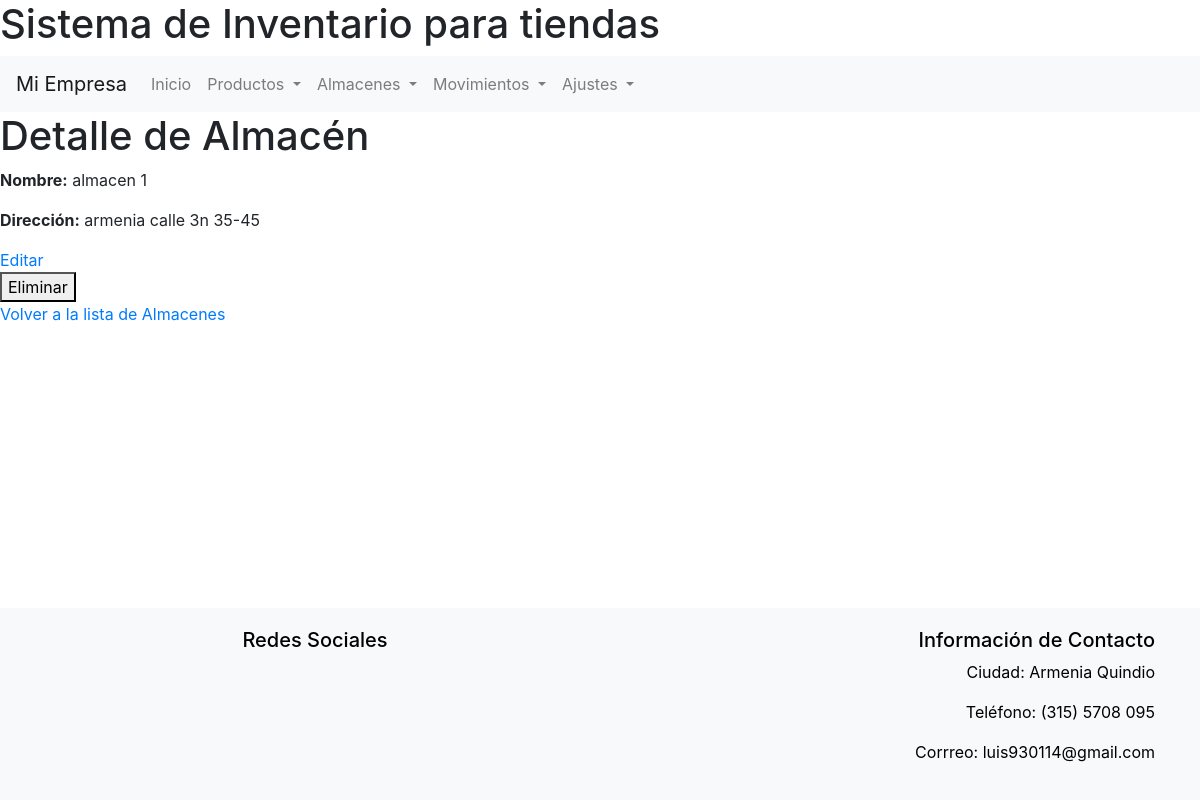
The app's page /almacen/1/ (signed in), older data.
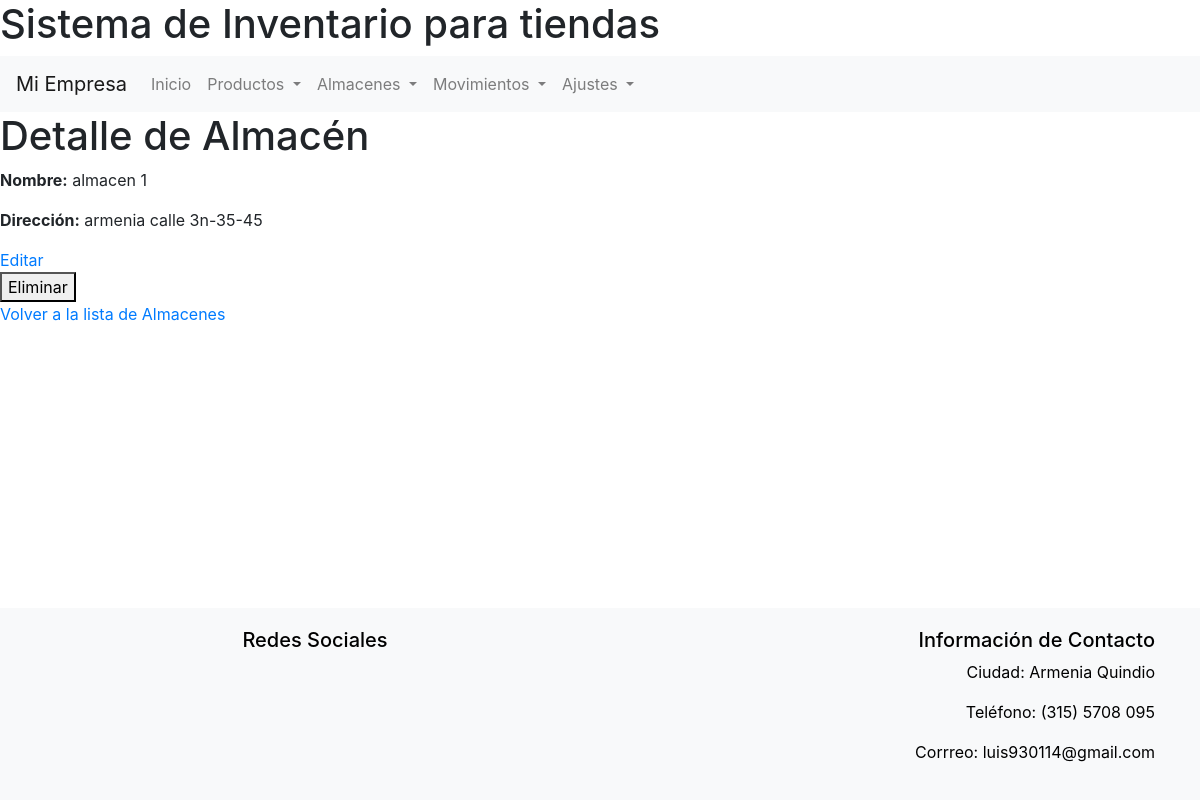
The same page, newer data.
### inventario/models.py (models this page shows, shortened)
class Almacen(models.Model):
    nombre = models.CharField(max_length=100)
    direccion = models.CharField(max_length=200)

### inventario/views.py (the view)
# urls.py: path('almacen/<int:pk>/', views.DetalleAlmacen.as_view(), name='detalle_almacen'),
@method_decorator(login_required, name='dispatch')
class DetalleAlmacen(DetailView):
    model = Almacen
    template_name = 'almacen/detalle_almacen.html'

### inventario/templates/almacen/detalle_almacen.html (shortened to what this page needs)
{% extends 'base.html' %}
{% block content %}
    <h1>Detalle de Almacén</h1>
    <p><strong>Nombre:</strong> {{ almacen.nombre }}</p>
    <p><strong>Dirección:</strong> {{ almacen.direccion }}</p>
    <a href="{% url 'editar_almacen' almacen.pk %}">Editar</a>
    <form action="{% url 'eliminar_almacen' almacen.pk %}" method="post">
        <button type="submit">Eliminar</button>
    </form>
    <a href="{% url 'lista_almacenes' %}">Volver a la lista de Almacenes</a>
{% endblock %}

Row changes from the older to the newer data that the page shows:
changed Almacen "almacen 1": direccion "armenia calle 3n 35-45" → "armenia calle 3n-35-45"
